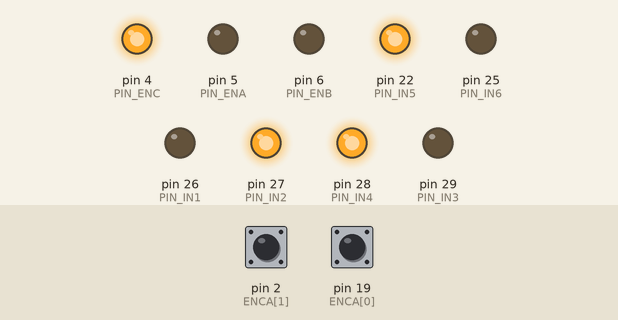
This sketch was run on a simulated Arduino Mega 2560, built with avr-gcc and run on an emulated ATmega2560. Parts: output pins drawn as LEDs (lit = HIGH). The test bench sets the inputs (shaded band); at power-on: pin 2 (ENCA[1]) HIGH, pin 19 (ENCA[0]) HIGH. What the sketch prints to the serial monitor is not drawn.

Above: at 0.1 s.
Timing chart, 0 to 1.6 s (numbered marks = the images above):
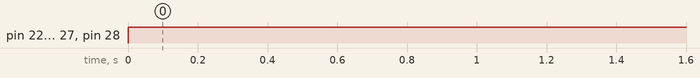

Measured:
- by itself, pin 22 (PIN_IN5), pin 27 (PIN_IN2), pin 28 (PIN_IN4): LOW → HIGH at 0.00 s

The sketch:

REVERSE.ino
```cpp
#define PIN_ENA 5 // Вывод управления скоростью вращения мотора л
#define PIN_ENB 6   // Вывод управления скоростью вращения мотора №2п
#define PIN_ENC 4 // Вывод управления скоростью вращения мотора №3з
#define PIN_IN1 26 // Вывод управления направлением вращения мотора №1л
#define PIN_IN2 27 // Вывод управления направлением вращения мотора №1л
#define PIN_IN3 29 // Вывод управления направлением вращения мотора №2п
#define PIN_IN4 28 // Вывод управления направлением вращения мотора №2п
#define PIN_IN5 22 // Вывод управления направлением вращения мотора №3
#define PIN_IN6 25 // Вывод управления направлением вращения мотора №3

int ENCA[]={19,2};//right left
int ENCB[]={18,3};
long pos[]={0,0};


//int pos = 0;


void setup() {
   Serial.begin(9600);
   pinMode(ENCA[0], INPUT);
   pinMode(ENCA[1], INPUT);
   pinMode(ENCB[0], INPUT);
   pinMode(ENCB[1], INPUT);
attachInterrupt(digitalPinToInterrupt(ENCA[0]),readEncoder<0>,RISING);
attachInterrupt(digitalPinToInterrupt(ENCA[1]),readEncoder<1>,RISING);

  //pinMode(ENCA,INPUT);
  //pinMode(ENCB,INPUT);
  //attachInterrupt(digitalPinToInterrupt(ENCA),readEncoder,RISING);
 pinMode(PIN_ENA, OUTPUT);
  pinMode(PIN_ENB, OUTPUT);
  pinMode(PIN_ENC, OUTPUT);
  pinMode(PIN_IN1, OUTPUT);
  pinMode(PIN_IN2, OUTPUT);
  pinMode(PIN_IN3, OUTPUT);
  pinMode(PIN_IN4, OUTPUT);
  pinMode(PIN_IN5, OUTPUT);
  pinMode(PIN_IN6, OUTPUT);
 analogWrite(PIN_ENA,0);
   analogWrite(PIN_ENC, 255); // Устанавливаем скорость 1-го мотора
   analogWrite(PIN_ENB, 0);
 // Устанавливаем скорость 1-го мотора
    // Задаём направление для 1-го мотора
    digitalWrite(PIN_IN1, LOW);
    digitalWrite(PIN_IN2, LOW);
    // Задаём направление для 2-го мотора
   digitalWrite(PIN_IN3, LOW);
    digitalWrite(PIN_IN4,LOW);
       // Задаём направление для 3-го мотора
    digitalWrite(PIN_IN5, LOW);
    digitalWrite(PIN_IN6, LOW);

}

void loop() {


   digitalWrite(PIN_IN1, LOW);
    digitalWrite(PIN_IN2, HIGH);
    // Задаём направление для 2-го мотора
   digitalWrite(PIN_IN3, LOW);
    digitalWrite(PIN_IN4,HIGH);
       // Задаём направление для 3-го мотора
    digitalWrite(PIN_IN5,HIGH);
    digitalWrite(PIN_IN6, LOW);
    Serial.print(" R ");
    Serial.print(pos[0] );
    Serial.print(" L ");
    Serial.println(pos[1] );

}


template <int j>
void readEncoder(){

  int b = digitalRead(ENCB[j]);
  if(b > 0){
    pos[j]++;

  }
  else{
    pos[j]--;
  }

}
```
